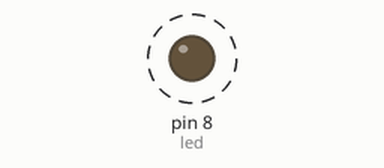
Bench run of a sketch on a simulated Arduino Uno, built with avr-gcc and run on an emulated ATmega328P. Parts: output pins drawn as LEDs (lit = HIGH). Dashed ring = blinking.

Above: at 0.2 s.
Timing chart, 0 to 3.0 s (numbered marks = the images above):
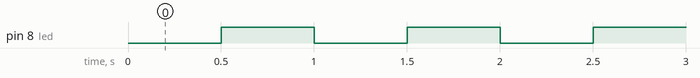

The sketch:

atividade-1_aula10.ino
```cpp
int led = 8;

unsigned long tempoAnterior = 0;
const long intervalo = 500;

int contador = 0;
bool estadoLed = false;

void setup() {
  pinMode(led, OUTPUT);
}

void loop() {
  unsigned long tempoAtual = millis();

  if (contador < 40) {
    if (tempoAtual - tempoAnterior >= intervalo) {
      tempoAnterior = tempoAtual;

      estadoLed = !estadoLed;
      digitalWrite(led, estadoLed);

      contador++;
    }
  }
}
```

Measured:
- by itself, pin 8 (led): alternates HIGH for 0.50 s and LOW for 0.50 s, 40 changes in all, then stays LOW
